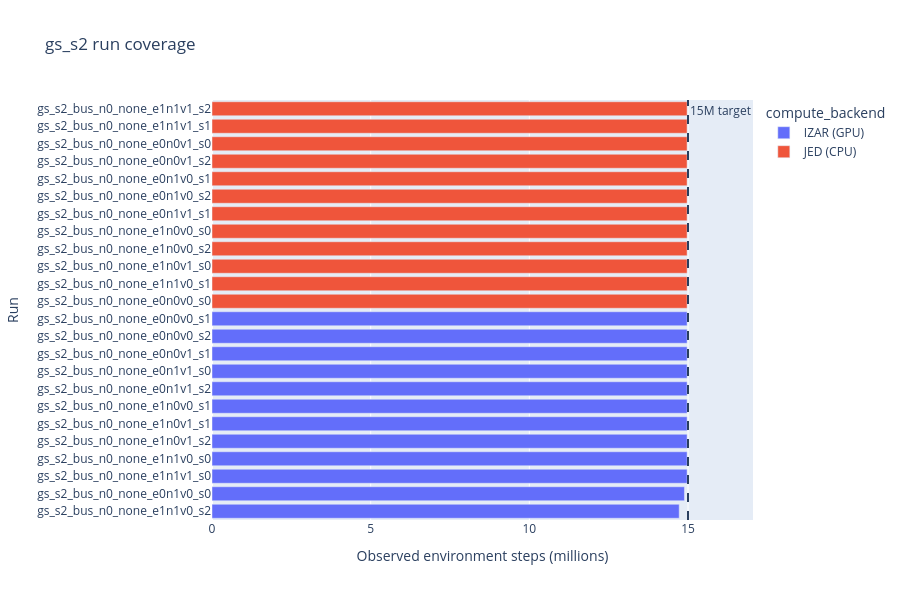

The notebook cell saved with this chart:
### Markdown cell above
## Coverage

Read this before the endpoint sections. Given the walltime mismatch noted
above, a `completion_pct` well below 100 is expected, and a systematic gap
between JED and Izar means the backend is confounded with training length.

### Code cell
if history_df.empty:
    raise RuntimeError(
        "No history was loaded. Download the gs_s2 runs first, or set "
        "USE_LOCAL_CACHE_ONLY = False."
    )

observed_progress = (
    history_df.groupby("run_name", as_index=False)["step"]
    .max()
    .rename(columns={"step": "observed_steps"})
)
coverage = config_catalog.merge(observed_progress, on="run_name", how="left")
coverage["observed_steps_m"] = coverage["observed_steps"] / 1_000_000
coverage["completion_pct"] = (
    100 * coverage["observed_steps"] / coverage["configured_steps"]
)
coverage["has_history"] = coverage["observed_steps"].notna()

analysis_catalog = coverage[coverage["has_history"]].copy()

with pd.option_context("display.max_colwidth", None):
    display(
        coverage.sort_values(["structure", "seed"])[
            [
                "structure",
                "seed",
                "run_name",
                "cluster",
                "compute_backend",
                "observed_steps_m",
                "completion_pct",
                "has_history",
            ]
        ].round(2)
    )

print("Observed-step spread by backend:")
display(
    analysis_catalog.groupby("compute_backend", as_index=False)
    .agg(
        runs=("run_name", "nunique"),
        min_steps_m=("observed_steps_m", "min"),
        median_steps_m=("observed_steps_m", "median"),
        max_steps_m=("observed_steps_m", "max"),
    )
    .round(2)
)

progress_plot = px.bar(
    coverage.sort_values("observed_steps_m"),
    x="observed_steps_m",
    y="run_name",
    color="compute_backend",
    orientation="h",
    hover_data=["structure", "seed", "cluster"],
    title="gs_s2 run coverage",
    labels={
        "observed_steps_m": "Observed environment steps (millions)",
        "run_name": "Run",
    },
    height=max(600, 22 * len(coverage)),
)
progress_plot.add_vline(
    x=TARGET_BUDGET_STEPS / 1_000_000,
    line_dash="dash",
    annotation_text="15M target",
)
progress_plot.show()
print("done")

### Figure 1 — Plotly figure (JSON) as saved in the notebook; plotly's stock layout.template omitted (floating-point values rounded to 4 significant figures)
{"data": [{"customdata": [["e1n1v0", 2, "izar"], ["e0n1v0", 0, "izar"], ["e1n1v1", 0, "izar"], ["e1n1v0", 0, "izar"], ["e1n0v1", 2, "izar"], ["e1n0v1", 1, "izar"], ["e1n0v0", 1, "izar"], ["e0n1v1", 2, "izar"], ["e0n1v1", 0, "izar"], ["e0n0v1", 1, "izar"], ["e0n0v0", 2, "izar"], ["e0n0v0", 1, "izar"]], "hovertemplate": "compute_backend=IZAR (GPU)<br>Observed environment steps (millions)=%{x}<br>Run=%{y}<br>structure=%{customdata[0]}<br>seed=%{customdata[1]}<br>cluster=%{customdata[2]}<extra></extra>", "legendgroup": "IZAR (GPU)", "marker": {"color": "#636efa", "pattern": {"shape": ""}}, "name": "IZAR (GPU)", "orientation": "h", "showlegend": true, "textposition": "auto", "type": "bar", "x": [14.72, 14.89, 14.97, 14.97, 14.97, 14.97, 14.97, 14.97, 14.97, 14.97, 14.97, 14.97], "xaxis": "x", "y": ["gs_s2_bus_n0_none_e1n1v0_s2", "gs_s2_bus_n0_none_e0n1v0_s0", "gs_s2_bus_n0_none_e1n1v1_s0", "gs_s2_bus_n0_none_e1n1v0_s0", "gs_s2_bus_n0_none_e1n0v1_s2", "gs_s2_bus_n0_none_e1n0v1_s1", "gs_s2_bus_n0_none_e1n0v0_s1", "gs_s2_bus_n0_none_e0n1v1_s2", "gs_s2_bus_n0_none_e0n1v1_s0", "gs_s2_bus_n0_none_e0n0v1_s1", "gs_s2_bus_n0_none_e0n0v0_s2", "gs_s2_bus_n0_none_e0n0v0_s1"], "yaxis": "y"}, {"customdata": [["e0n0v0", 0, "jed"], ["e1n1v0", 1, "jed"], ["e1n0v1", 0, "jed"], ["e1n0v0", 2, "jed"], ["e1n0v0", 0, "jed"], ["e0n1v1", 1, "jed"], ["e0n1v0", 2, "jed"], ["e0n1v0", 1, "jed"], ["e0n0v1", 2, "jed"], ["e0n0v1", 0, "jed"], ["e1n1v1", 1, "jed"], ["e1n1v1", 2, "jed"]], "hovertemplate": "compute_backend=JED (CPU)<br>Observed environment steps (millions)=%{x}<br>Run=%{y}<br>structure=%{customdata[0]}<br>seed=%{customdata[1]}<br>cluster=%{customdata[2]}<extra></extra>", "legendgroup": "JED (CPU)", "marker": {"color": "#EF553B", "pattern": {"shape": ""}}, "name": "JED (CPU)", "orientation": "h", "showlegend": true, "textposition": "auto", "type": "bar", "x": [14.97, 14.97, 14.97, 14.97, 14.97, 14.97, 14.97, 14.97, 14.97, 14.97, 14.97, 14.97], "xaxis": "x", "y": ["gs_s2_bus_n0_none_e0n0v0_s0", "gs_s2_bus_n0_none_e1n1v0_s1", "gs_s2_bus_n0_none_e1n0v1_s0", "gs_s2_bus_n0_none_e1n0v0_s2", "gs_s2_bus_n0_none_e1n0v0_s0", "gs_s2_bus_n0_none_e0n1v1_s1", "gs_s2_bus_n0_none_e0n1v0_s2", "gs_s2_bus_n0_none_e0n1v0_s1", "gs_s2_bus_n0_none_e0n0v1_s2", "gs_s2_bus_n0_none_e0n0v1_s0", "gs_s2_bus_n0_none_e1n1v1_s1", "gs_s2_bus_n0_none_e1n1v1_s2"], "yaxis": "y"}], "layout": {"annotations": [{"showarrow": false, "text": "15M target", "x": 15, "xanchor": "left", "xref": "x", "y": 1, "yanchor": "top", "yref": "y domain"}], "barmode": "relative", "height": 600, "legend": {"title": {"text": "compute_backend"}, "tracegroupgap": 0}, "shapes": [{"line": {"dash": "dash"}, "type": "line", "x0": 15, "x1": 15, "xref": "x", "y0": 0, "y1": 1, "yref": "y domain"}], "title": {"text": "gs_s2 run coverage"}, "xaxis": {"anchor": "y", "domain": [0, 1], "title": {"text": "Observed environment steps (millions)"}}, "yaxis": {"anchor": "x", "domain": [0, 1], "title": {"text": "Run"}}}}
